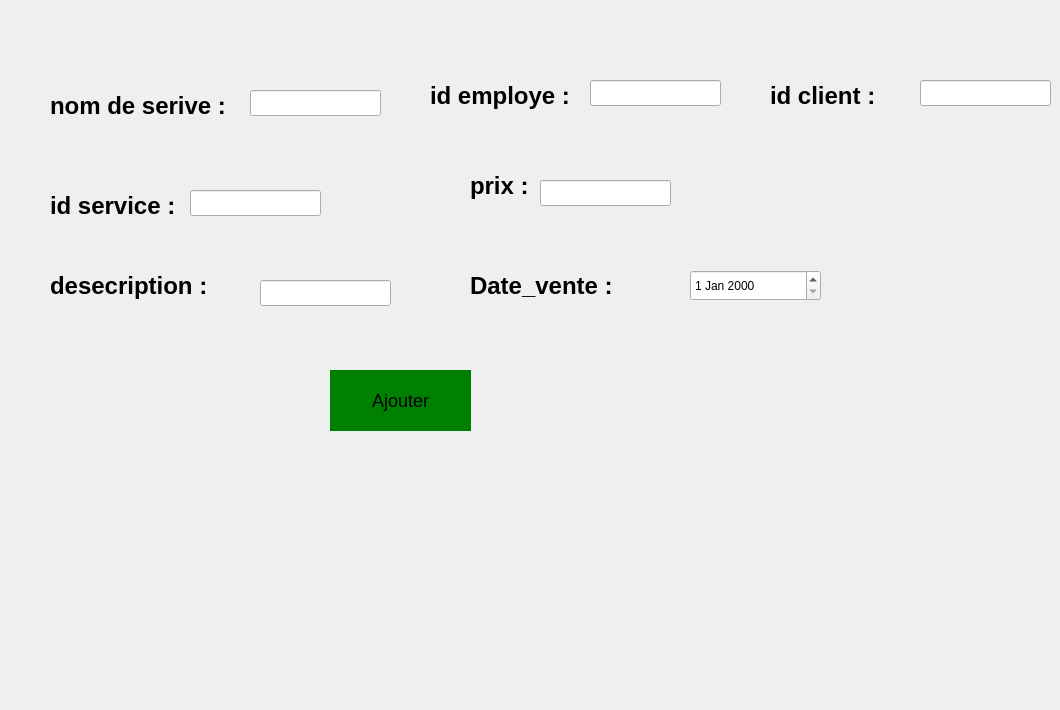
      <widget class="QWidget" name="tab_63">
       <attribute name="icon">
        <iconset>
         <normaloff>:/images/add.png</normaloff>:/images/add.png</iconset>
       </attribute>
       <attribute name="title">
        <string>Ajouter</string>
       </attribute>
       <widget class="QLabel" name="label_271">
        <property name="geometry">
         <rect>
          <x>50</x>
          <y>80</y>
          <width>181</width>
          <height>51</height>
         </rect>
        </property>
        <property name="styleSheet">
         <string notr="true">QLabel {
    font-family: 'Arial';    /* You can change this to any preferred font */
    font-size: 24px;         /* Adjust this value for the desired text size */
    color: #000000;          /* Dark color code */
    font-weight: bold;       /* Makes the text bold */
}
</string>
        </property>
        <property name="text">
         <string>nom de serive :</string>
        </property>
       </widget>
       <widget class="QLabel" name="label_272">
        <property name="geometry">
         <rect>
          <x>470</x>
          <y>160</y>
          <width>61</width>
          <height>51</height>
         </rect>
        </property>
        <property name="styleSheet">
         <string notr="true">QLabel {
    font-family: 'Arial';    /* You can change this to any preferred font */
    font-size: 24px;         /* Adjust this value for the desired text size */
    color: #000000;          /* Dark color code */
    font-weight: bold;       /* Makes the text bold */
}
</string>
        </property>
        <property name="text">
         <string>prix :</string>
        </property>
       </widget>
       <widget class="QLabel" name="label_273">
        <property name="geometry">
         <rect>
          <x>50</x>
          <y>180</y>
          <width>131</width>
          <height>51</height>
         </rect>
        </property>
        <property name="styleSheet">
         <string notr="true">QLabel {
    font-family: 'Arial';    /* You can change this to any preferred font */
    font-size: 24px;         /* Adjust this value for the desired text size */
    color: #000000;          /* Dark color code */
    font-weight: bold;       /* Makes the text bold */
}
</string>
        </property>
        <property name="text">
         <string>id service :</string>
        </property>
       </widget>
       <widget class="QLabel" name="label_274">
        <property name="geometry">
         <rect>
          <x>0</x>
          <y>530</y>
          <width>221</width>
          <height>171</height>
         </rect>
        </property>
        <property name="text">
         <string/>
        </property>
        <property name="pixmap">
         <pixmap>:/images/Shinny__7_-removebg-preview.png</pixmap>
        </property>
        <property name="scaledContents">
         <bool>true</bool>
        </property>
       </widget>
       <widget class="QPushButton" name="pushButton_8">
        <property name="geometry">
         <rect>
          <x>330</x>
          <y>370</y>
          <width>141</width>
          <height>61</height>
         </rect>
        </property>
        <property name="styleSheet">
         <string notr="true">QPushButton {
    color: #000000;          /* Text color: deep black */
    font-size: 18px;         /* Text size: slightly bigger */
    background-color: green; /* Button background color */
    border: none;            /* Optional: Remove the border */
    padding: 10px;           /* Optional: Add padding for a better look */
}

QPushButton:hover {
    background-color: darkgreen; /* Optional: Change background color on hover */
}

QPushButton:pressed {
    background-color: lightgreen; /* Optional: Change background color on press */
}
</string>
        </property>
        <property name="text">
         <string>Ajouter</string>
        </property>
       </widget>
       <widget class="QLineEdit" name="lineEdit_nom_2">
        <property name="geometry">
         <rect>
          <x>250</x>
          <y>90</y>
          <width>131</width>
          <height>26</height>
         </rect>
        </property>
       </widget>
       <widget class="QLineEdit" name="lineEdit_ID_2">
        <property name="geometry">
         <rect>
          <x>190</x>
          <y>190</y>
          <width>131</width>
          <height>26</height>
         </rect>
        </property>
       </widget>
       <widget class="QLineEdit" name="lineEdit_PRIX_2">
        <property name="geometry">
         <rect>
          <x>540</x>
          <y>180</y>
          <width>131</width>
          <height>26</height>
         </rect>
        </property>
       </widget>
       <widget class="QLineEdit" name="lineEdit_description_2">
        <property name="geometry">
         <rect>
          <x>260</x>
          <y>280</y>
          <width>131</width>
          <height>26</height>
         </rect>
        </property>
       </widget>
       <widget class="QDateEdit" name="lineEdit_DATE_2">
        <property name="geometry">
         <rect>
          <x>690</x>
          <y>270</y>
          <width>131</width>
          <height>31</height>
         </rect>
        </property>
       </widget>
       <widget class="QLabel" name="label_275">
        <property name="geometry">
         <rect>
          <x>470</x>
          <y>260</y>
          <width>191</width>
          <height>51</height>
         </rect>
        </property>
        <property name="styleSheet">
         <string notr="true">QLabel {
    font-family: 'Arial';    /* You can change this to any preferred font */
    font-size: 24px;         /* Adjust this value for the desired text size */
    color: #000000;          /* Dark color code */
    font-weight: bold;       /* Makes the text bold */
}
</string>
        </property>
        <property name="text">
         <string>Date_vente :</string>
        </property>
       </widget>
       <widget class="QLabel" name="label_276">
        <property name="geometry">
         <rect>
          <x>50</x>
          <y>260</y>
          <width>191</width>
          <height>51</height>
         </rect>
        </property>
        <property name="styleSheet">
         <string notr="true">QLabel {
    font-family: 'Arial';    /* You can change this to any preferred font */
    font-size: 24px;         /* Adjust this value for the desired text size */
    color: #000000;          /* Dark color code */
    font-weight: bold;       /* Makes the text bold */
}
</string>
        </property>
        <property name="text">
         <string>desecription :</string>
        </property>
       </widget>
       <widget class="QLabel" name="label_277">
        <property name="geometry">
         <rect>
          <x>430</x>
          <y>70</y>
          <width>141</width>
          <height>51</height>
         </rect>
        </property>
        <property name="styleSheet">
         <string notr="true">QLabel {
    font-family: 'Arial';    /* You can change this to any preferred font */
    font-size: 24px;         /* Adjust this value for the desired text size */
    color: #000000;          /* Dark color code */
    font-weight: bold;       /* Makes the text bold */
}
</string>
        </property>
        <property name="text">
         <string>id employe :</string>
        </property>
       </widget>
       <widget class="QLineEdit" name="lineEdit_EMPLOYE">
        <property name="geometry">
         <rect>
          <x>590</x>
          <y>80</y>
          <width>131</width>
          <height>26</height>
         </rect>
        </property>
       </widget>
       <widget class="QLabel" name="label_284">
        <property name="geometry">
         <rect>
          <x>770</x>
          <y>70</y>
          <width>141</width>
          <height>51</height>
         </rect>
        </property>
        <property name="styleSheet">
         <string notr="true">QLabel {
    font-family: 'Arial';    /* You can change this to any preferred font */
    font-size: 24px;         /* Adjust this value for the desired text size */
    color: #000000;          /* Dark color code */
    font-weight: bold;       /* Makes the text bold */
}
</string>
        </property>
        <property name="text">
         <string>id client :</string>
        </property>
       </widget>
       <widget class="QLineEdit" name="lineEdit_CLIENT">
        <property name="geometry">
         <rect>
          <x>920</x>
          <y>80</y>
          <width>131</width>
          <height>26</height>
         </rect>
        </property>
       </widget>
      </widget>
